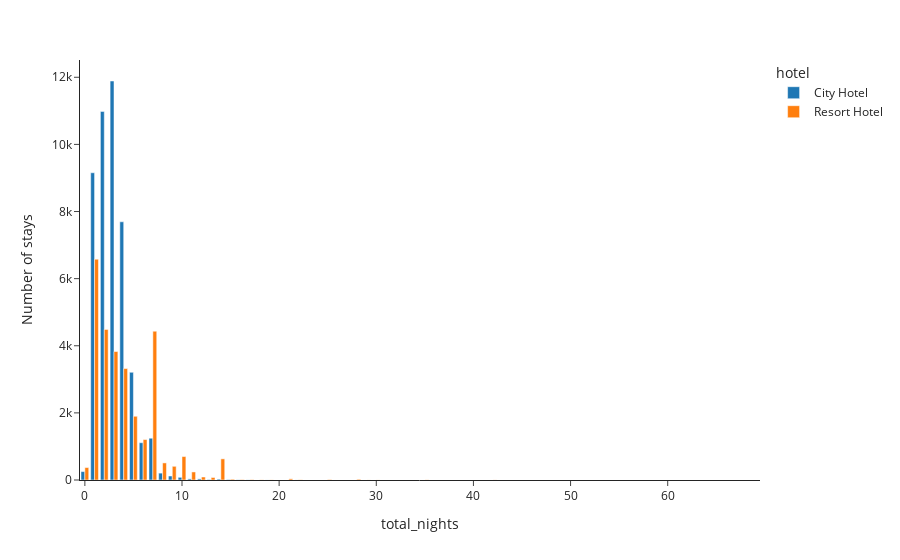

Here is the notebook cell this chart was saved with:
### Code cell
px.bar(data_frame = stay, x = 'total_nights', y = 'Number of stays', color = 'hotel', barmode = 'group',
        template = 'simple_white')

### Figure 1 — Plotly figure (JSON) as saved in the notebook; plotly's stock layout.template omitted (floating-point values rounded to 4 significant figures)
{"data": [{"alignmentgroup": "True", "hovertemplate": "hotel=City Hotel<br>total_nights=%{x}<br>Number of stays=%{y}<extra></extra>", "legendgroup": "City Hotel", "marker": {"color": "#1F77B4", "pattern": {"shape": ""}}, "name": "City Hotel", "offsetgroup": "City Hotel", "orientation": "v", "showlegend": true, "textposition": "auto", "type": "bar", "x": [0, 1, 2, 3, 4, 5, 6, 7, 8, 9, 10, 11, 12, 13, 14, 15, 16, 17, 18, 19, 20, 21, 22, 23, 24, 34, 48], "xaxis": "x", "y": [251, 9155, 10983, 11889, 7694, 3210, 1111, 1245, 205, 119, 80, 33, 33, 15, 26, 14, 6, 4, 1, 2, 1, 1, 2, 1, 1, 1, 1], "yaxis": "y"}, {"alignmentgroup": "True", "hovertemplate": "hotel=Resort Hotel<br>total_nights=%{x}<br>Number of stays=%{y}<extra></extra>", "legendgroup": "Resort Hotel", "marker": {"color": "#FF7F0E", "pattern": {"shape": ""}}, "name": "Resort Hotel", "offsetgroup": "Resort Hotel", "orientation": "v", "showlegend": true, "textposition": "auto", "type": "bar", "x": [0, 1, 2, 3, 4, 5, 6, 7, 8, 9, 10, 11, 12, 13, 14, 15, 16, 17, 18, 19, 21, 22, 23, 25, 28, 29, 30, 35, 38, 42, 45, 46, 56, 60, 69], "xaxis": "x", "y": [371, 6579, 4488, 3828, 3321, 1899, 1205, 4434, 509, 408, 699, 240, 89, 75, 630, 23, 12, 11, 5, 4, 35, 7, 1, 14, 22, 2, 2, 5, 1, 3, 1, 1, 1, 1, 1], "yaxis": "y"}], "layout": {"barmode": "group", "legend": {"title": {"text": "hotel"}, "tracegroupgap": 0}, "margin": {"t": 60}, "xaxis": {"anchor": "y", "domain": [0, 1], "title": {"text": "total_nights"}}, "yaxis": {"anchor": "x", "domain": [0, 1], "title": {"text": "Number of stays"}}}}
